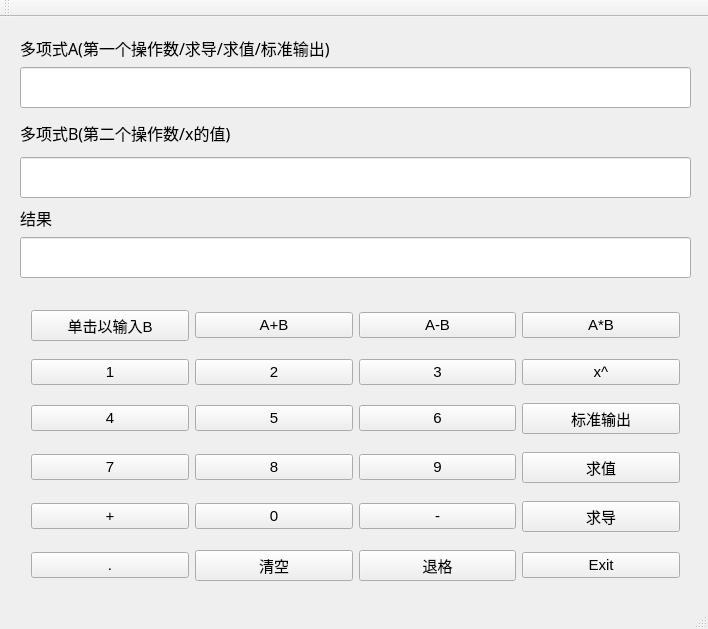
<?xml version="1.0" encoding="UTF-8"?>
<ui version="4.0">
 <class>MainWindow</class>
 <widget class="QMainWindow" name="MainWindow">
  <property name="geometry">
   <rect>
    <x>0</x>
    <y>0</y>
    <width>708</width>
    <height>629</height>
   </rect>
  </property>
  <property name="windowTitle">
   <string>MainWindow</string>
  </property>
  <widget class="QWidget" name="centralWidget">
   <widget class="QWidget" name="layoutWidget">
    <property name="geometry">
     <rect>
      <x>20</x>
      <y>270</y>
      <width>671</width>
      <height>321</height>
     </rect>
    </property>
    <layout class="QGridLayout" name="gridLayout">
     <item row="1" column="0">
      <widget class="QPushButton" name="pushButton_1">
       <property name="font">
        <font>
         <family>Microsoft YaHei UI</family>
         <pointsize>11</pointsize>
        </font>
       </property>
       <property name="text">
        <string>1</string>
       </property>
      </widget>
     </item>
     <item row="1" column="2">
      <widget class="QPushButton" name="pushButton_3">
       <property name="font">
        <font>
         <family>Microsoft YaHei UI</family>
         <pointsize>11</pointsize>
        </font>
       </property>
       <property name="text">
        <string>3</string>
       </property>
      </widget>
     </item>
     <item row="7" column="0">
      <widget class="QPushButton" name="pushButton_pos">
       <property name="font">
        <font>
         <family>Microsoft YaHei UI</family>
         <pointsize>11</pointsize>
        </font>
       </property>
       <property name="text">
        <string>+</string>
       </property>
      </widget>
     </item>
     <item row="3" column="2">
      <widget class="QPushButton" name="pushButton_6">
       <property name="font">
        <font>
         <family>Microsoft YaHei UI</family>
         <pointsize>11</pointsize>
        </font>
       </property>
       <property name="text">
        <string>6</string>
       </property>
      </widget>
     </item>
     <item row="1" column="1">
      <widget class="QPushButton" name="pushButton_2">
       <property name="font">
        <font>
         <family>Microsoft YaHei UI</family>
         <pointsize>11</pointsize>
        </font>
       </property>
       <property name="text">
        <string>2</string>
       </property>
      </widget>
     </item>
     <item row="5" column="0">
      <widget class="QPushButton" name="pushButton_7">
       <property name="font">
        <font>
         <family>Microsoft YaHei UI</family>
         <pointsize>11</pointsize>
        </font>
       </property>
       <property name="text">
        <string>7</string>
       </property>
      </widget>
     </item>
     <item row="3" column="0">
      <widget class="QPushButton" name="pushButton_4">
       <property name="font">
        <font>
         <family>Microsoft YaHei UI</family>
         <pointsize>11</pointsize>
        </font>
       </property>
       <property name="text">
        <string>4</string>
       </property>
      </widget>
     </item>
     <item row="5" column="2">
      <widget class="QPushButton" name="pushButton_9">
       <property name="font">
        <font>
         <family>Microsoft YaHei UI</family>
         <pointsize>11</pointsize>
        </font>
       </property>
       <property name="text">
        <string>9</string>
       </property>
      </widget>
     </item>
     <item row="7" column="2">
      <widget class="QPushButton" name="pushButton_neg">
       <property name="font">
        <font>
         <family>Microsoft YaHei UI</family>
         <pointsize>11</pointsize>
        </font>
       </property>
       <property name="text">
        <string>-</string>
       </property>
      </widget>
     </item>
     <item row="3" column="1">
      <widget class="QPushButton" name="pushButton_5">
       <property name="font">
        <font>
         <family>Microsoft YaHei UI</family>
         <pointsize>11</pointsize>
        </font>
       </property>
       <property name="text">
        <string>5</string>
       </property>
      </widget>
     </item>
     <item row="7" column="1">
      <widget class="QPushButton" name="pushButton_0">
       <property name="font">
        <font>
         <family>Microsoft YaHei UI</family>
         <pointsize>11</pointsize>
        </font>
       </property>
       <property name="text">
        <string>0</string>
       </property>
      </widget>
     </item>
     <item row="9" column="1">
      <widget class="QPushButton" name="pushButton_clear">
       <property name="font">
        <font>
         <family>Microsoft YaHei UI</family>
         <pointsize>11</pointsize>
        </font>
       </property>
       <property name="text">
        <string>清空</string>
       </property>
      </widget>
     </item>
     <item row="5" column="1">
      <widget class="QPushButton" name="pushButton_8">
       <property name="font">
        <font>
         <family>Microsoft YaHei UI</family>
         <pointsize>11</pointsize>
        </font>
       </property>
       <property name="text">
        <string>8</string>
       </property>
      </widget>
     </item>
     <item row="1" column="3">
      <widget class="QPushButton" name="pushButton_sign">
       <property name="font">
        <font>
         <family>Microsoft YaHei UI</family>
         <pointsize>11</pointsize>
        </font>
       </property>
       <property name="text">
        <string>x^</string>
       </property>
      </widget>
     </item>
     <item row="0" column="2">
      <widget class="QPushButton" name="pushButton_sub">
       <property name="font">
        <font>
         <family>Microsoft YaHei UI</family>
         <pointsize>11</pointsize>
        </font>
       </property>
       <property name="text">
        <string>A-B</string>
       </property>
      </widget>
     </item>
     <item row="0" column="3">
      <widget class="QPushButton" name="pushButton_time">
       <property name="font">
        <font>
         <family>Microsoft YaHei UI</family>
         <pointsize>11</pointsize>
        </font>
       </property>
       <property name="text">
        <string>A*B</string>
       </property>
      </widget>
     </item>
     <item row="0" column="1">
      <widget class="QPushButton" name="pushButton_add">
       <property name="font">
        <font>
         <family>Microsoft YaHei UI</family>
         <pointsize>11</pointsize>
        </font>
       </property>
       <property name="text">
        <string>A+B</string>
       </property>
      </widget>
     </item>
     <item row="9" column="0">
      <widget class="QPushButton" name="pushButton_point">
       <property name="font">
        <font>
         <family>Microsoft YaHei UI</family>
         <pointsize>11</pointsize>
        </font>
       </property>
       <property name="text">
        <string>.</string>
       </property>
      </widget>
     </item>
     <item row="7" column="3">
      <widget class="QPushButton" name="pushButton_deriv">
       <property name="font">
        <font>
         <family>Microsoft YaHei UI</family>
         <pointsize>11</pointsize>
        </font>
       </property>
       <property name="text">
        <string>求导</string>
       </property>
      </widget>
     </item>
     <item row="5" column="3">
      <widget class="QPushButton" name="pushButton_value">
       <property name="font">
        <font>
         <family>Microsoft YaHei UI</family>
         <pointsize>11</pointsize>
        </font>
       </property>
       <property name="text">
        <string>求值</string>
       </property>
      </widget>
     </item>
     <item row="0" column="0">
      <widget class="QPushButton" name="pushButton">
       <property name="font">
        <font>
         <family>Microsoft YaHei UI</family>
         <pointsize>11</pointsize>
        </font>
       </property>
       <property name="focusPolicy">
        <enum>Qt::TabFocus</enum>
       </property>
       <property name="text">
        <string>单击以输入B</string>
       </property>
      </widget>
     </item>
     <item row="9" column="2">
      <widget class="QPushButton" name="pushButton_back">
       <property name="font">
        <font>
         <family>Microsoft YaHei UI</family>
         <pointsize>11</pointsize>
        </font>
       </property>
       <property name="text">
        <string>退格</string>
       </property>
      </widget>
     </item>
     <item row="3" column="3">
      <widget class="QPushButton" name="pushButton_print">
       <property name="font">
        <font>
         <family>Microsoft YaHei UI</family>
         <pointsize>11</pointsize>
        </font>
       </property>
       <property name="text">
        <string>标准输出</string>
       </property>
      </widget>
     </item>
     <item row="9" column="3">
      <widget class="QPushButton" name="pushButton_exit">
       <property name="font">
        <font>
         <family>Microsoft YaHei UI</family>
         <pointsize>11</pointsize>
        </font>
       </property>
       <property name="text">
        <string>Exit</string>
       </property>
      </widget>
     </item>
    </layout>
   </widget>
   <widget class="QLineEdit" name="lineEdit_2">
    <property name="geometry">
     <rect>
      <x>20</x>
      <y>140</y>
      <width>671</width>
      <height>41</height>
     </rect>
    </property>
    <property name="font">
     <font>
      <family>Microsoft YaHei UI</family>
      <pointsize>11</pointsize>
     </font>
    </property>
   </widget>
   <widget class="QLineEdit" name="lineEdit_4">
    <property name="geometry">
     <rect>
      <x>20</x>
      <y>220</y>
      <width>671</width>
      <height>41</height>
     </rect>
    </property>
    <property name="font">
     <font>
      <family>Microsoft YaHei UI</family>
      <pointsize>11</pointsize>
     </font>
    </property>
   </widget>
   <widget class="QLineEdit" name="lineEdit">
    <property name="geometry">
     <rect>
      <x>20</x>
      <y>50</y>
      <width>671</width>
      <height>41</height>
     </rect>
    </property>
    <property name="font">
     <font>
      <family>Microsoft YaHei UI</family>
      <pointsize>11</pointsize>
     </font>
    </property>
   </widget>
   <widget class="QLabel" name="label">
    <property name="geometry">
     <rect>
      <x>20</x>
      <y>10</y>
      <width>621</width>
      <height>41</height>
     </rect>
    </property>
    <property name="font">
     <font>
      <family>华文中宋</family>
      <pointsize>12</pointsize>
     </font>
    </property>
    <property name="layoutDirection">
     <enum>Qt::RightToLeft</enum>
    </property>
    <property name="text">
     <string>多项式A(第一个操作数/求导/求值/标准输出)</string>
    </property>
    <property name="textFormat">
     <enum>Qt::PlainText</enum>
    </property>
   </widget>
   <widget class="QLabel" name="label_2">
    <property name="geometry">
     <rect>
      <x>20</x>
      <y>100</y>
      <width>331</width>
      <height>31</height>
     </rect>
    </property>
    <property name="font">
     <font>
      <family>华文中宋</family>
      <pointsize>12</pointsize>
     </font>
    </property>
    <property name="layoutDirection">
     <enum>Qt::RightToLeft</enum>
    </property>
    <property name="text">
     <string>多项式B(第二个操作数/x的值)</string>
    </property>
   </widget>
   <widget class="QLabel" name="label_4">
    <property name="geometry">
     <rect>
      <x>20</x>
      <y>190</y>
      <width>61</width>
      <height>21</height>
     </rect>
    </property>
    <property name="font">
     <font>
      <family>华文中宋</family>
      <pointsize>12</pointsize>
     </font>
    </property>
    <property name="layoutDirection">
     <enum>Qt::RightToLeft</enum>
    </property>
    <property name="text">
     <string>结果</string>
    </property>
   </widget>
  </widget>
  <widget class="QToolBar" name="mainToolBar">
   <attribute name="toolBarArea">
    <enum>TopToolBarArea</enum>
   </attribute>
   <attribute name="toolBarBreak">
    <bool>false</bool>
   </attribute>
  </widget>
  <widget class="QStatusBar" name="statusBar"/>
 </widget>
 <layoutdefault spacing="6" margin="11"/>
 <resources/>
 <connections/>
</ui>
